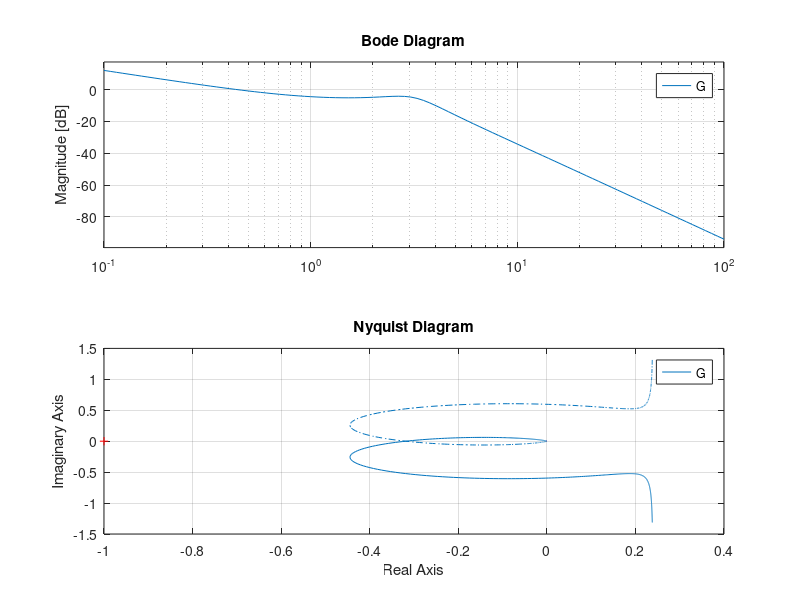

Write the MATLAB code that produced this figure.
%
%
%	            20(s + 1)
% GH(s) = ---------------------
%		  s(s + 5)(s^2 + s +10)
%

clear
clc
num = 20 * [1 1];
den = conv(conv([1 0], [1 5]), [1 2 10]);
G = tf(num, den)
w = logspace(-1,2,100);
bode(G,w)
grid on;
[Mg Mf wMg wMf] = margin(G);
MgdB = 20*log10(Mg);
datos = [MgdB wMg Mf wMf]
fprintf('Programa pausado. Presione enter para continuar\n');
pause;

ww = 0.1:0.1:100;
nyquist(G)
axis([-1 0.4 -1.5 1.5]);
fprintf('Programa pausado. Presione enter para continuar\n');
pause;